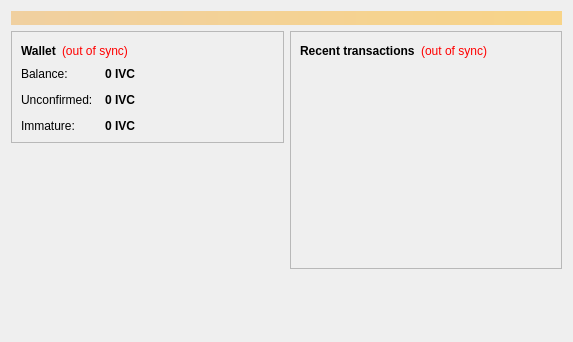
<?xml version="1.0" encoding="UTF-8"?>
<ui version="4.0">
 <class>OverviewPage</class>
 <widget class="QWidget" name="OverviewPage">
  <property name="geometry">
   <rect>
    <x>0</x>
    <y>0</y>
    <width>573</width>
    <height>342</height>
   </rect>
  </property>
  <property name="windowTitle">
   <string>Form</string>
  </property>
  <layout class="QVBoxLayout" name="topLayout">
   <item>
    <widget class="QLabel" name="labelAlerts">
     <property name="visible">
      <bool>false</bool>
     </property>
     <property name="styleSheet">
      <string notr="true">background-color: qlineargradient(x1: 0, y1: 0, x2: 1, y2: 0, stop:0 #F0D0A0, stop:1 #F8D488); color:#000000;</string>
     </property>
     <property name="wordWrap">
      <bool>true</bool>
     </property>
     <property name="margin">
      <number>3</number>
     </property>
    </widget>
   </item>
   <item>
    <layout class="QHBoxLayout" name="horizontalLayout" stretch="1,1">
     <item>
      <layout class="QVBoxLayout" name="verticalLayout_2">
       <item>
        <widget class="QFrame" name="frame">
         <property name="frameShape">
          <enum>QFrame::StyledPanel</enum>
         </property>
         <property name="frameShadow">
          <enum>QFrame::Raised</enum>
         </property>
         <layout class="QVBoxLayout" name="verticalLayout_4">
          <item>
           <layout class="QHBoxLayout" name="horizontalLayout_4">
            <item>
             <widget class="QLabel" name="label_5">
              <property name="font">
               <font>
                <weight>75</weight>
                <bold>true</bold>
               </font>
              </property>
              <property name="text">
               <string>Wallet</string>
              </property>
             </widget>
            </item>
            <item>
             <widget class="QLabel" name="labelWalletStatus">
              <property name="toolTip">
               <string>The displayed information may be out of date. Your wallet automatically synchronizes with the Invicoin network after a connection is established, but this process has not completed yet.</string>
              </property>
              <property name="styleSheet">
               <string notr="true">QLabel { color: red; }</string>
              </property>
              <property name="text">
               <string notr="true">(out of sync)</string>
              </property>
              <property name="alignment">
               <set>Qt::AlignLeading|Qt::AlignLeft|Qt::AlignVCenter</set>
              </property>
             </widget>
            </item>
            <item>
             <spacer name="horizontalSpacer_2">
              <property name="orientation">
               <enum>Qt::Horizontal</enum>
              </property>
              <property name="sizeHint" stdset="0">
               <size>
                <width>40</width>
                <height>20</height>
               </size>
              </property>
             </spacer>
            </item>
           </layout>
          </item>
          <item>
           <layout class="QFormLayout" name="formLayout_2">
            <property name="fieldGrowthPolicy">
             <enum>QFormLayout::AllNonFixedFieldsGrow</enum>
            </property>
            <property name="horizontalSpacing">
             <number>12</number>
            </property>
            <property name="verticalSpacing">
             <number>12</number>
            </property>
            <item row="0" column="0">
             <widget class="QLabel" name="label">
              <property name="text">
               <string>Balance:</string>
              </property>
             </widget>
            </item>
            <item row="0" column="1">
             <widget class="QLabel" name="labelBalance">
              <property name="font">
               <font>
                <weight>75</weight>
                <bold>true</bold>
               </font>
              </property>
              <property name="cursor">
               <cursorShape>IBeamCursor</cursorShape>
              </property>
              <property name="toolTip">
               <string>Your current balance</string>
              </property>
              <property name="text">
               <string notr="true">0 IVC</string>
              </property>
              <property name="textInteractionFlags">
               <set>Qt::LinksAccessibleByMouse|Qt::TextSelectableByKeyboard|Qt::TextSelectableByMouse</set>
              </property>
             </widget>
            </item>
            <item row="1" column="0">
             <widget class="QLabel" name="label_3">
              <property name="text">
               <string>Unconfirmed:</string>
              </property>
             </widget>
            </item>
            <item row="1" column="1">
             <widget class="QLabel" name="labelUnconfirmed">
              <property name="font">
               <font>
                <weight>75</weight>
                <bold>true</bold>
               </font>
              </property>
              <property name="cursor">
               <cursorShape>IBeamCursor</cursorShape>
              </property>
              <property name="toolTip">
               <string>Total of transactions that have yet to be confirmed, and do not yet count toward the current balance</string>
              </property>
              <property name="text">
               <string notr="true">0 IVC</string>
              </property>
              <property name="textInteractionFlags">
               <set>Qt::LinksAccessibleByMouse|Qt::TextSelectableByKeyboard|Qt::TextSelectableByMouse</set>
              </property>
             </widget>
            </item>
            <item row="2" column="0">
             <widget class="QLabel" name="labelImmatureText">
              <property name="text">
               <string>Immature:</string>
              </property>
             </widget>
            </item>
            <item row="2" column="1">
             <widget class="QLabel" name="labelImmature">
              <property name="font">
               <font>
                <weight>75</weight>
                <bold>true</bold>
               </font>
              </property>
              <property name="toolTip">
               <string>Mined balance that has not yet matured</string>
              </property>
              <property name="text">
               <string notr="true">0 IVC</string>
              </property>
              <property name="textInteractionFlags">
               <set>Qt::LinksAccessibleByMouse|Qt::TextSelectableByKeyboard|Qt::TextSelectableByMouse</set>
              </property>
             </widget>
            </item>
           </layout>
          </item>
         </layout>
        </widget>
       </item>
	   <item>
        <widget class="QLabel" name="label_wallet_bgcoin">
         <property name="text">
          <string/>
         </property>
         <property name="pixmap">
          <pixmap resource="../bitcoin.qrc">:/images/wallet_bgcoin</pixmap>
         </property>
         <property name="scaledContents">
          <bool>false</bool>
         </property>
         <property name="alignment">
          <set>Qt::AlignCenter</set>
         </property>
         <property name="margin">
          <number>70</number>
         </property>
        </widget>
       </item>
       <item>
        <spacer name="verticalSpacer">
         <property name="orientation">
          <enum>Qt::Vertical</enum>
         </property>
         <property name="sizeHint" stdset="0">
          <size>
           <width>20</width>
           <height>40</height>
          </size>
         </property>
        </spacer>
       </item>
      </layout>
     </item>
     <item>
      <layout class="QVBoxLayout" name="verticalLayout_3">
       <item>
        <widget class="QFrame" name="frame_2">
         <property name="frameShape">
          <enum>QFrame::StyledPanel</enum>
         </property>
         <property name="frameShadow">
          <enum>QFrame::Raised</enum>
         </property>
         <layout class="QVBoxLayout" name="verticalLayout">
          <item>
           <layout class="QHBoxLayout" name="horizontalLayout_2">
            <item>
             <widget class="QLabel" name="label_4">
              <property name="text">
               <string>&lt;b&gt;Recent transactions&lt;/b&gt;</string>
              </property>
             </widget>
            </item>
            <item>
             <widget class="QLabel" name="labelTransactionsStatus">
              <property name="toolTip">
               <string>The displayed information may be out of date. Your wallet automatically synchronizes with the Invicoin network after a connection is established, but this process has not completed yet.</string>
              </property>
              <property name="styleSheet">
               <string notr="true">QLabel { color: red; }</string>
              </property>
              <property name="text">
               <string notr="true">(out of sync)</string>
              </property>
              <property name="alignment">
               <set>Qt::AlignRight|Qt::AlignTrailing|Qt::AlignVCenter</set>
              </property>
             </widget>
            </item>
            <item>
             <spacer name="horizontalSpacer">
              <property name="orientation">
               <enum>Qt::Horizontal</enum>
              </property>
              <property name="sizeHint" stdset="0">
               <size>
                <width>40</width>
                <height>20</height>
               </size>
              </property>
             </spacer>
            </item>
           </layout>
          </item>
          <item>
           <widget class="QListView" name="listTransactions">
            <property name="styleSheet">
             <string notr="true">QListView { background: transparent; }</string>
            </property>
            <property name="frameShape">
             <enum>QFrame::NoFrame</enum>
            </property>
            <property name="verticalScrollBarPolicy">
             <enum>Qt::ScrollBarAlwaysOff</enum>
            </property>
            <property name="horizontalScrollBarPolicy">
             <enum>Qt::ScrollBarAlwaysOff</enum>
            </property>
            <property name="selectionMode">
             <enum>QAbstractItemView::NoSelection</enum>
            </property>
           </widget>
          </item>
         </layout>
        </widget>
       </item>
       <item>
        <spacer name="verticalSpacer_2">
         <property name="orientation">
          <enum>Qt::Vertical</enum>
         </property>
         <property name="sizeHint" stdset="0">
          <size>
           <width>20</width>
           <height>40</height>
          </size>
         </property>
        </spacer>
       </item>
      </layout>
     </item>
    </layout>
   </item>
  </layout>
 </widget>
 <resources/>
 <connections/>
</ui>
